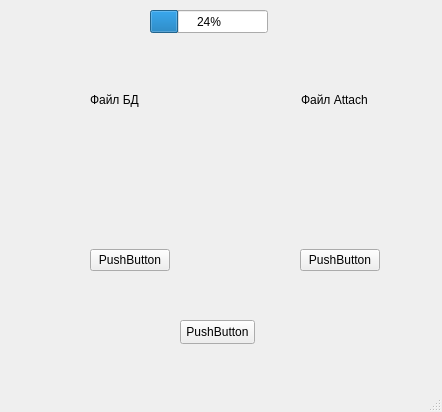
<?xml version="1.0" encoding="UTF-8"?>
<ui version="4.0">
 <class>MainWindow</class>
 <widget class="QMainWindow" name="MainWindow">
  <property name="geometry">
   <rect>
    <x>0</x>
    <y>0</y>
    <width>442</width>
    <height>412</height>
   </rect>
  </property>
  <property name="windowTitle">
   <string>MainWindow</string>
  </property>
  <widget class="QWidget" name="centralwidget">
   <widget class="QWidget" name="horizontalLayoutWidget">
    <property name="geometry">
     <rect>
      <x>60</x>
      <y>220</y>
      <width>351</width>
      <height>80</height>
     </rect>
    </property>
    <layout class="QHBoxLayout" name="horizontalLayout">
     <property name="spacing">
      <number>100</number>
     </property>
     <item>
      <widget class="QPushButton" name="DB_button">
       <property name="maximumSize">
        <size>
         <width>80</width>
         <height>16777215</height>
        </size>
       </property>
       <property name="text">
        <string>PushButton</string>
       </property>
      </widget>
     </item>
     <item>
      <widget class="QPushButton" name="File_button">
       <property name="maximumSize">
        <size>
         <width>80</width>
         <height>16777215</height>
        </size>
       </property>
       <property name="text">
        <string>PushButton</string>
       </property>
      </widget>
     </item>
    </layout>
   </widget>
   <widget class="QWidget" name="horizontalLayoutWidget_3">
    <property name="geometry">
     <rect>
      <x>90</x>
      <y>60</y>
      <width>321</width>
      <height>80</height>
     </rect>
    </property>
    <layout class="QHBoxLayout" name="horizontalLayout_3">
     <property name="spacing">
      <number>100</number>
     </property>
     <item>
      <widget class="QLabel" name="DB_file">
       <property name="text">
        <string>Файл БД</string>
       </property>
      </widget>
     </item>
     <item>
      <widget class="QLabel" name="File_file">
       <property name="text">
        <string>Файл Attach</string>
       </property>
      </widget>
     </item>
    </layout>
   </widget>
   <widget class="QWidget" name="horizontalLayoutWidget_4">
    <property name="geometry">
     <rect>
      <x>60</x>
      <y>140</y>
      <width>351</width>
      <height>80</height>
     </rect>
    </property>
    <layout class="QHBoxLayout" name="horizontalLayout_4">
     <property name="spacing">
      <number>15</number>
     </property>
     <item>
      <widget class="QLabel" name="DB_name">
       <property name="text">
        <string/>
       </property>
      </widget>
     </item>
     <item>
      <widget class="QLabel" name="File_name">
       <property name="text">
        <string/>
       </property>
      </widget>
     </item>
    </layout>
   </widget>
   <widget class="QPushButton" name="email_button">
    <property name="geometry">
     <rect>
      <x>180</x>
      <y>320</y>
      <width>75</width>
      <height>24</height>
     </rect>
    </property>
    <property name="text">
     <string>PushButton</string>
    </property>
   </widget>
   <widget class="QProgressBar" name="progressBar">
    <property name="geometry">
     <rect>
      <x>150</x>
      <y>10</y>
      <width>118</width>
      <height>23</height>
     </rect>
    </property>
    <property name="value">
     <number>24</number>
    </property>
   </widget>
  </widget>
  <widget class="QMenuBar" name="menubar">
   <property name="geometry">
    <rect>
     <x>0</x>
     <y>0</y>
     <width>442</width>
     <height>22</height>
    </rect>
   </property>
  </widget>
  <widget class="QStatusBar" name="statusbar"/>
 </widget>
 <resources/>
 <connections/>
</ui>
